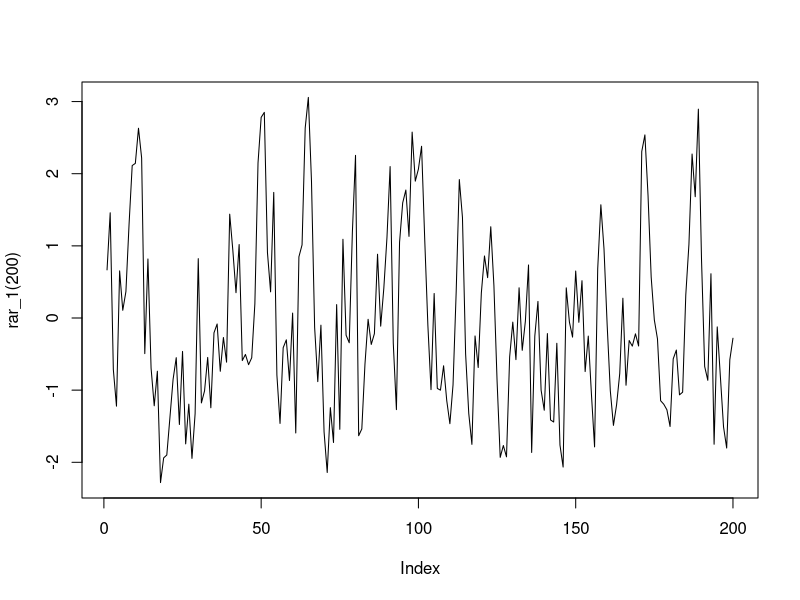
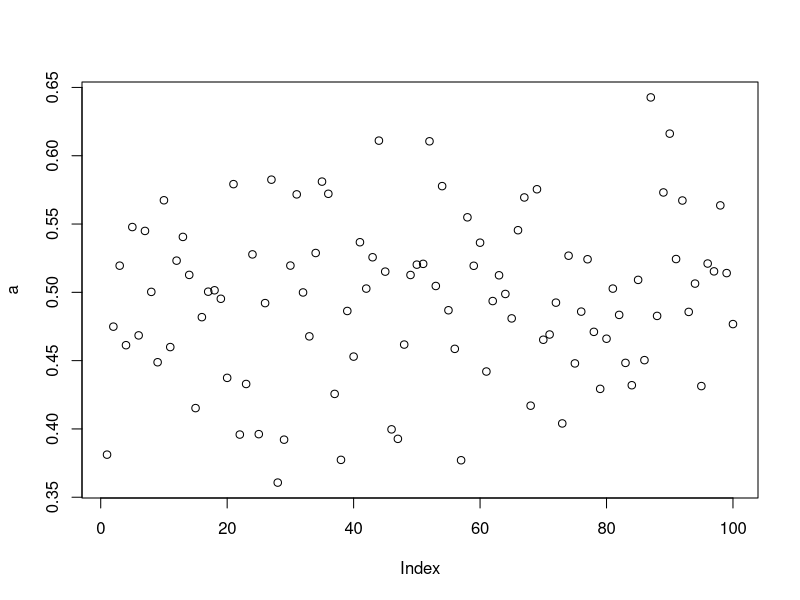

The R script that drew these images, in order: (Note: this script raises an error after producing the figures.)
# Clearing workspace
rm(list = ls())

#### Exercise 1 ####

# a.)
# The time series needs to have a starting point... this could be random,
# but why not start with 0?
start_point <- 0

# Now we want to draw T observations from a AR(1) process
rar_1 <- function(num_obs, a=0.5, start_point=0) {
    # first draw all the noise
    # set.seed(1)
    rar <- rnorm(num_obs, 0, 1)

    # seems like we cannot quite avoid the for-loop
    for (i in 2:num_obs) {
        rar[i] <- a * rar[(i - 1)] + rar[i]
    }
    return(rar)
}

# Sanity check results
plot(rar_1(200), type = "l")
ar_matrix <- sapply(rep(200, 100), rar_1)
typeof(ar_matrix) # type of matrix is double != float with double bits
dim(ar_matrix) # 200x100 matrix
ar_matrix[1, ] # all the same for same seed

# b.)

acf_est<- function(h, x_vector) {
    num_obs <- length(x_vector)
    return(sum(x_vector[(1 + h):num_obs] * x_vector[1:(num_obs - h)]) / num_obs)
}

acf_hat <- function(h, ar_matrix) {
    return(apply(ar_matrix, c(2), function(x) acf_est(h, x)))
}

a <- acf_hat(1, ar_matrix) / acf_hat(0, ar_matrix)
plot(a)
mean(a)

# c.)
ar_200 <- sapply(rep(200, 100), rar_1)
ar_500 <- sapply(rep(500, 100), rar_1)
ar_1000 <- sapply(rep(1000, 100), rar_1)

a_200 <- acf_hat(1, ar_200) / acf_hat(0, ar_200)
a_500 <- acf_hat(1, ar_500) / acf_hat(0, ar_500)
a_1000 <- acf_hat(1, ar_1000) / acf_hat(0, ar_1000)

# More observations should lead to better results
plot(a_100, col = 1)
points(a_500, col = 2)
points(a_1000, col = 3)

# Mean should be closer
mean(a_200)
mean(a_500)
mean(a_1000)

# And Variance and MSE smaller
mean((a_200 - 0.5) ** 2)
mean((a_500 - 0.5) ** 2)
mean((a_1000 - 0.5) ** 2)


#### Exercise 2 ####

# a.)
rar_2 <- function(num_obs, a=c(-1, -0.25), start_point=0) {
    # set.seed(1)
    rar <- rnorm(num_obs, 0, 1)
    rar[2] <- a[1] * rar[1] + rar[2]
    for (i in 3:num_obs) {
        rar[i] <- a * rar[c(i - 1, i - 2)] + rar[i]
    }
    return(rar)
}

ar_2_matrix <- sapply(rep(500, 100), rar_2)

# b.)
acf2_hat <- function(h) acf_hat(h, ar_matrix = ar_2_matrix)

g0 <- acf2_hat(0)
g1 <- acf2_hat(1)
g2 <- acf2_hat(2)

# To needlessly complicate matters we are going to use arrays-----

# a is 2X100
# acf2(h) is 100X1
# Gamma would need to be 100x2x2 tensor/array
gamma <- array(c(g0, g1, g1, g0), dim = c(100, 2, 2))
gamma[1, , ] # checking N=1
gamma_inv <- apply(gamma, c(1), solve)
dim(gamma_inv) # R ate the dimensions...
gamma_inv <- array(t(gamma_inv), dim = c(100, 2, 2))
gamma_inv[1, , ] == solve(gamma[1, , ]) # actually worked ...

g <- rbind(g1, g2)
dim(g)
dim(gamma_inv)
a <- matrix(, 100, 2)
for (i in 1:100) {
    # solve a = inverse(gamma) * g for all N
    a[i, ] <- gamma_inv[i, , ] %*% g[, i]
}

a[1, ]
mean(a[, 1]) # Wow, actually this seems to have worked!!
mean(a[, 2]) # Or not ...


# Array trick didn't work, so here the same by hand ----
gamma_1 <- rbind(g0, g1)
gamma_2 <- rbind(g1, g0)

a <- matrix(, 100, 2)
for (i in 1:100) {
    a[i,] <- solve(matrix(c(g0[i], g1[i], g1[i], g0[i]),
                    2, 2)) * c(g1[i], g2[i])
}
